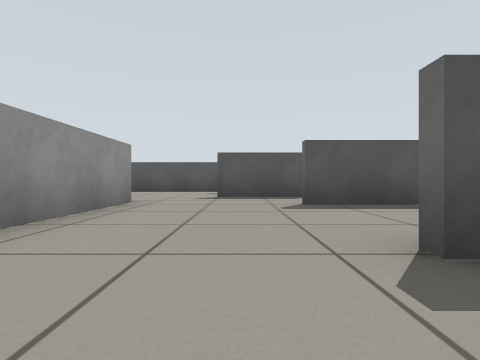
view 1 (above)

21 first-person views from a walk through a robot-simulator world made for Gazebo. The camera is 0.39 m above the floor, looks level and sees 80° across. The floor is counted in squares, 1 m on a side. Each view is taken from the middle of a square. On the plan, view 1 faces up. The plan holds only what a view shows up to about 9 squares ahead; the rest is blank.

view 2
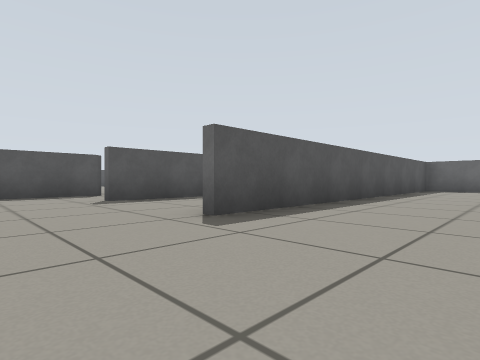

view 3
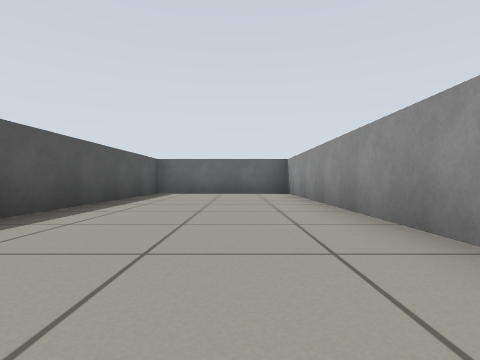

view 4
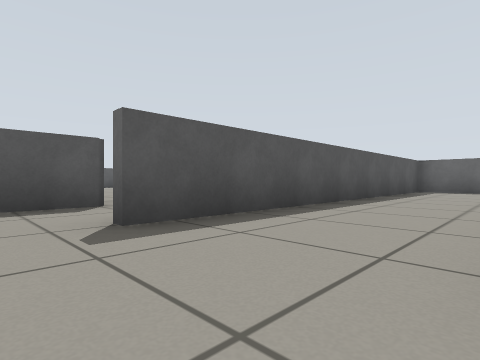

view 5
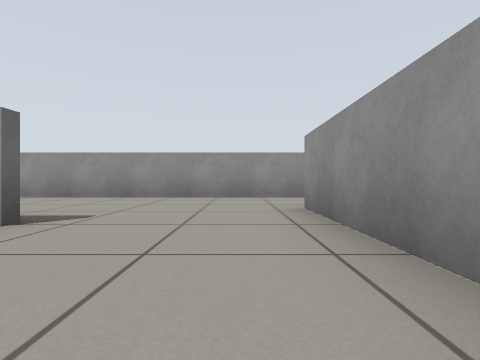

view 6
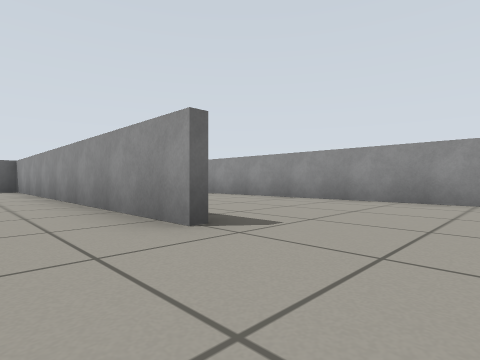

view 7
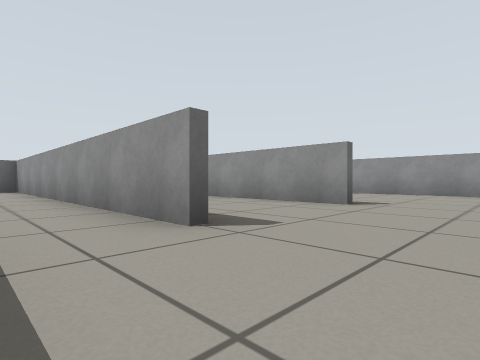

view 8
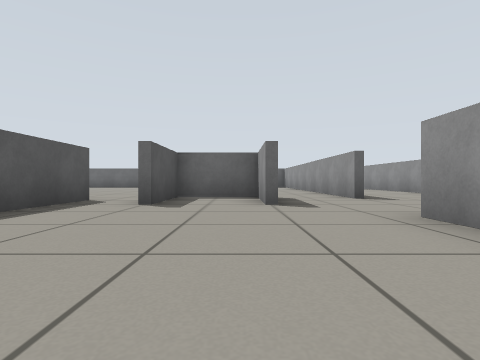

view 9
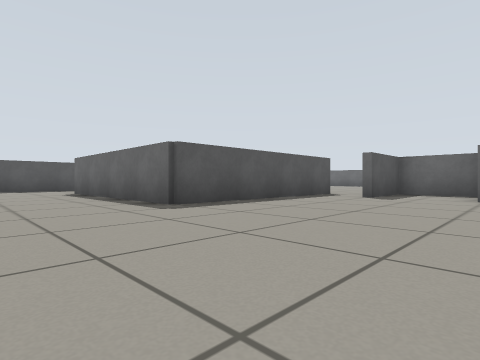

view 10
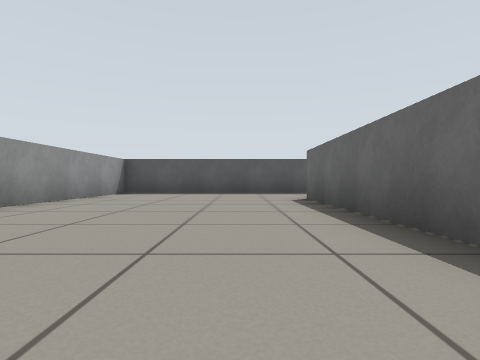

view 11
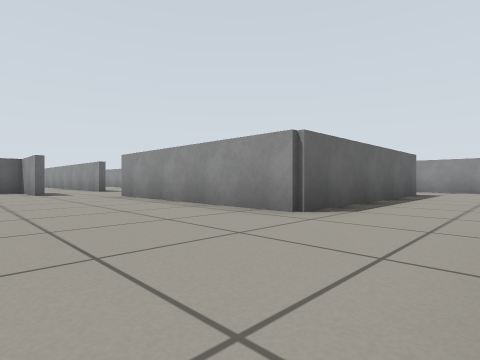

view 12
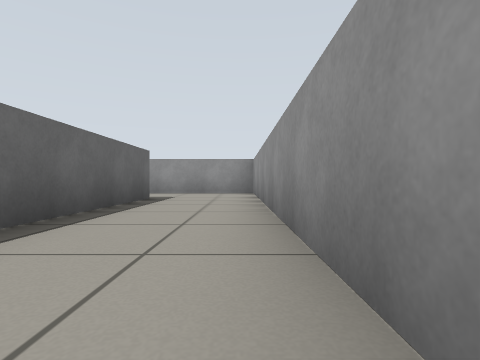

view 13
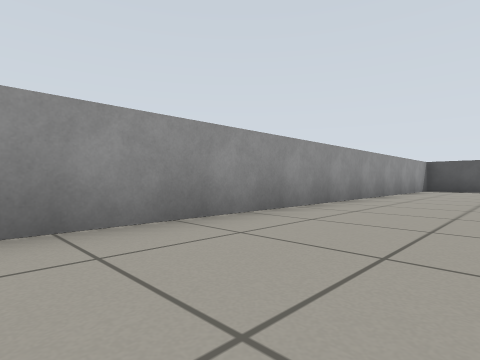

view 14
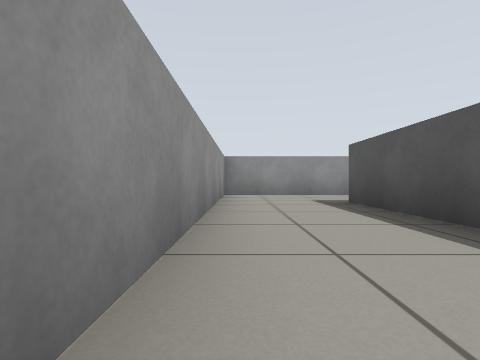

view 15
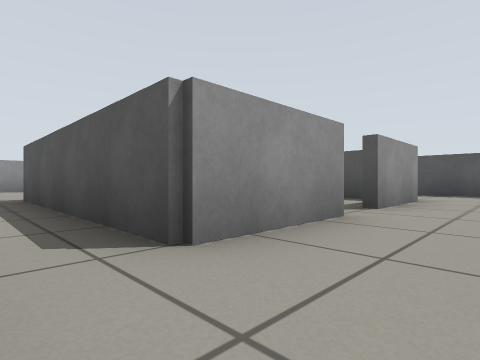

view 16
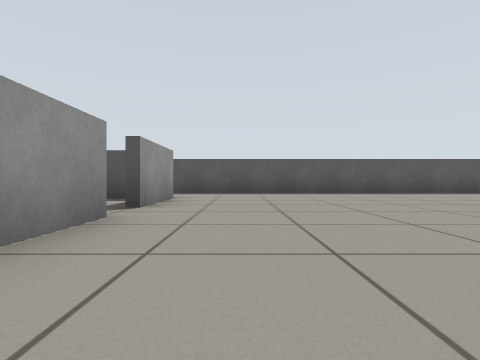

view 17
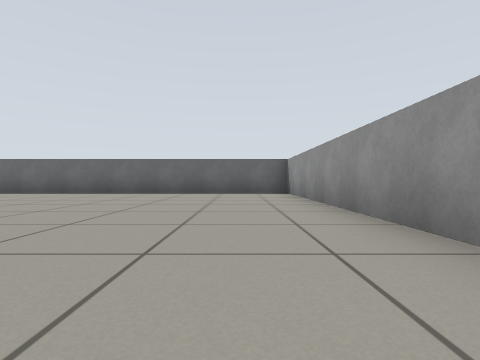

view 18
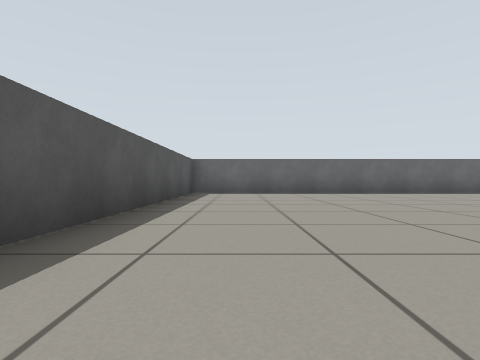

view 19
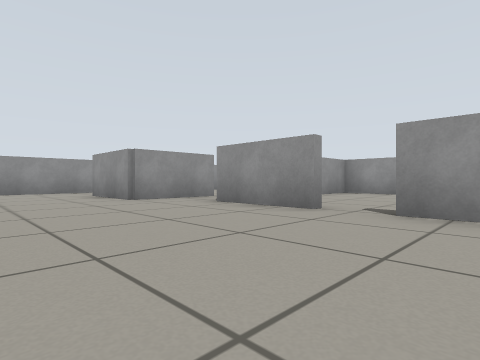

view 20
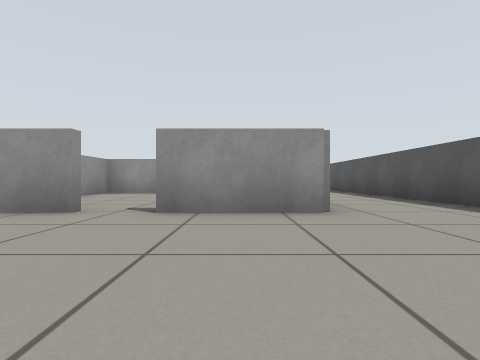

view 21
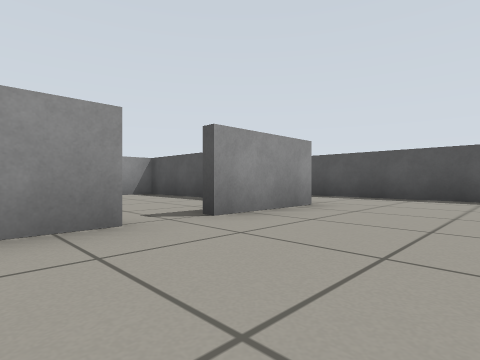

### Floor plan
Points are (right, up) in squares from view 1. A wall is a line through its corners. A room is listed if a view was taken in it or the views show most of it. See-through windows are left out.
Room 1 (views 1, 2, 3, 4, 5, 6)
walls: (0.9, 1.6) (10.4, 1.6) (10.4, 4.4) (1, 4.4); (-0.5, -2.4) (10.4, -2.4) (10.4, 1.4) (1, 1.4); (1, 4.6) (2.5, 4.6); (1.6, 6.4) (-0.5, 6.4); (-1.9, 5.1) (-1.9, 0)
ways out: opening at (-1.5, -1.5) to room 2; opening at (-1, 6) to room 2; opening at (2, 5) to room 3
Room 2 (views 7, 8, 9, 10, 11, 12, 13, 14)
walls: (-0.5, 8.6) (0.4, 8.6); (-0.5, 6.6) (1.4, 6.6) (1.4, 8.4) (-0.5, 8.4); (0.6, 9.9) (-4.6, 9.9) (-4.6, 15); (-4.2, -0.1) (-7.1, -0.1) (-7.1, 5.1) (-1.9, 5.1); (1.5, 17.4) (-9.4, 17.4) (-9.4, -2.4) (-0.5, -2.4)
ways out: opening at (-1.5, -1.5) to room 1; opening at (-1, 6) to room 1; opening at (0, 9) to room 3; opening at (0.5, 16.5) to room 3
Room 3 (views 15, 16, 17, 18, 19, 20, 21)
walls: (0.6, 12.1) (0.6, 9.9); (0.4, 8.6) (1.6, 8.6) (1.6, 6.4); (0.6, 15.1) (0.6, 13); (2.5, 4.6) (10.4, 4.6) (10.4, 17.4) (1.5, 17.4)
ways out: opening at (2, 5) to room 1; opening at (0, 9) to room 2; opening at (0.5, 16.5) to room 2; gap at (0, 12.5)

Positions as (right, up) in squares from view 1, and headings:
1: (0, 0), facing up
2: (-1, -1), facing up-right
3: (2, -1), facing right
4: (0, 2), facing up-right
5: (-1, 4), facing down
6: (-1, 3), facing down-right
7: (-1, 6), facing down-right
8: (-5, 7), facing right
9: (-7, 6), facing up-right
10: (-6, 9), facing up
11: (-9, 8), facing down-right
12: (-9, 6), facing down
13: (-7, 6), facing up-left
14: (-2, -2), facing left
15: (2, 9), facing up-left
16: (2, 9), facing up
17: (2, 6), facing right
18: (2, 16), facing right
19: (4, 14), facing down-left
20: (4, 14), facing left
21: (3, 11), facing up-left
